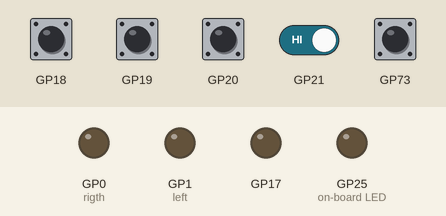
Bench run of a program on a simulated Raspberry Pi Pico running MicroPython. Shown: output pins drawn as LEDs (lit = HIGH). Dashed ring = blinking. The inputs (shaded band) are chosen by the test bench; at power-on: GP18–21 HIGH. Library files of the repository ran but are not shown: lib_LED.py, lib_LED_pico.py, lib_bootSW.py, lib_mode.py; what the program prints to the serial console is not drawn.

Above: at 1.2 s.
1.3 s: BOOTSEL button pressed for 0.15 s
At 1.41 s:
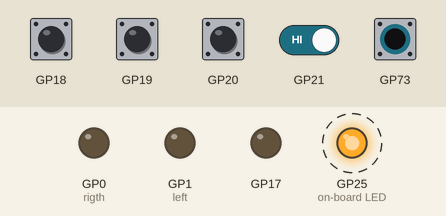
At 3.1 s:
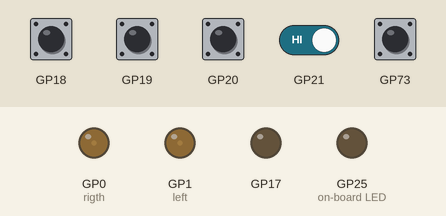
4.4 s: BOOTSEL button pressed for 1 s
8.4 s: GP21 driven LOW and GP73 (BOOTSEL button) driven LOW
At 9.9 s:
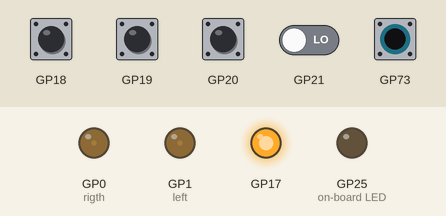
Timing chart, 0 to 13.9 s (numbered marks = the images above; inputs shaded):
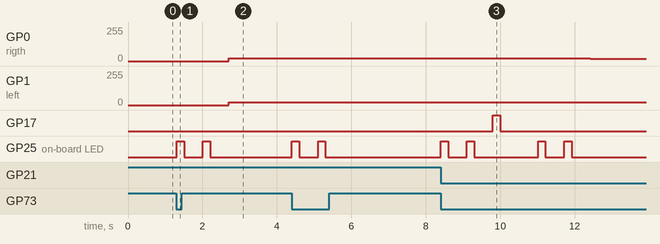

The program:

adjust_run.py
```python
"""
Copyright (c) 2026 TKJ製作所
Released under the MIT License.

2026/06/06
picoCar　前進時の直進性の調整
左にズレた場合、左サーボの回転数が右より少ない事となり、右にズレた場合は回転数が右より多いためである。
config.pyの
def rigth_duty():
    # 右車輪　前進 , 後退 ,停止
    return 4420,5400,4900

def left_duty():
    # 左車輪　前進 , 後退 ,停止
    return 5312,4450,4900

の前進数値を調整し、picoCarにアップロードする。

起動すると8秒間前進するので、その直進性を見て右に曲がるようなら右のサーボが遅いので、
rigth_duty　前進の値を調整する。

この調整を行うことで、若干の誤差が残るが、概ね前進時の直進性が得られる。

mode 1 前進
mode 2 後退
がテストできます。

adjust_run.py
"""

from machine import Pin, PWM
import time
import lib_LED
import lib_LED_pico
import config
import lib_bootSW
import lib_mode

# GPIO pin設定
rigth_PIN = 0
left_PIN  = 1
rigth = PWM(Pin(rigth_PIN))
rigth.freq(50)
left = PWM(Pin(left_PIN))
left.freq(50)

# duty設定関数
def set_rigth(duty):
    rigth.duty_u16(duty)
def set_left(duty):
    left.duty_u16(duty)

""" 左右のサーボに対するPWM値を取得 """
rigth_foward,rigth_back,rigth_stop = config.rigth_duty()
left_foward,left_back,left_stop = config.left_duty()
print(rigth_foward,rigth_back,rigth_stop)
print(left_foward,left_back,left_stop)


# modeの数だけ点滅
mode = lib_mode.mode_pin()
if mode !=0:
    lib_LED.LEDonoff(mode)
while True:
    time.sleep(0.5)
    if lib_bootSW.SW(): # bootSWが押されたら実行
        lib_LED_pico.LEDonoff(2)

        print("停止")
        set_rigth(rigth_stop)
        set_left(left_stop)

        if mode == 1:
            print("前進")
            set_rigth(rigth_foward)
            set_left(left_foward)
            time.sleep(8)

        if mode == 2:
            print("後退")
            set_rigth(rigth_back)
            set_left(left_back)
            time.sleep(8)

        print("停止")
        set_rigth(rigth_stop)
        set_left(left_stop)

        # modeの数だけ点滅
        mode = lib_mode.mode_pin()
        if mode !=0:
            lib_LED.LEDonoff(mode)
```

config.py
```python
# -*- coding: utf-8 -*-
#!/usr/bin/python3
"""
Copyright (c) 2026 TKJ製作所
Released under the MIT License.

v1.1
2026/06/06  picoCar用の設定ファィル
2026/08/20
"""

def rigth_duty():
    # 右車輪　前進 , 後退 ,停止
    return 4420,5250,4900

def left_duty():
    # 左車輪　前進 , 後退 ,停止
    return 5312,4450,4900

def adjustment_rotate_time():
    # 回転時　右回転　左回転
    return 1.3,1.4,1.5,1.7

def rotate_time():
    # 回転時間　右回転　左回転 180度
    return 1.6,1.65

def main():
    print(rigth_duty())
    print(left_duty())
    print(adjustment_rotate_time())
    print(rotate_time())

if __name__=='__main__':
    main()
```

Measured:
- after the input at 1.3 s, GP0 (rigth), GP1 (left): 0/255 → 19/255 after 1.4 s
- after the input at 8.4 s, GP0 (rigth): 19/255 → 17/255 after 4.0 s; GP1 (left): 19/255 → 21/255 after 4.0 s; GP17: LOW → HIGH after 1.4 s, → LOW 0.20 s later
